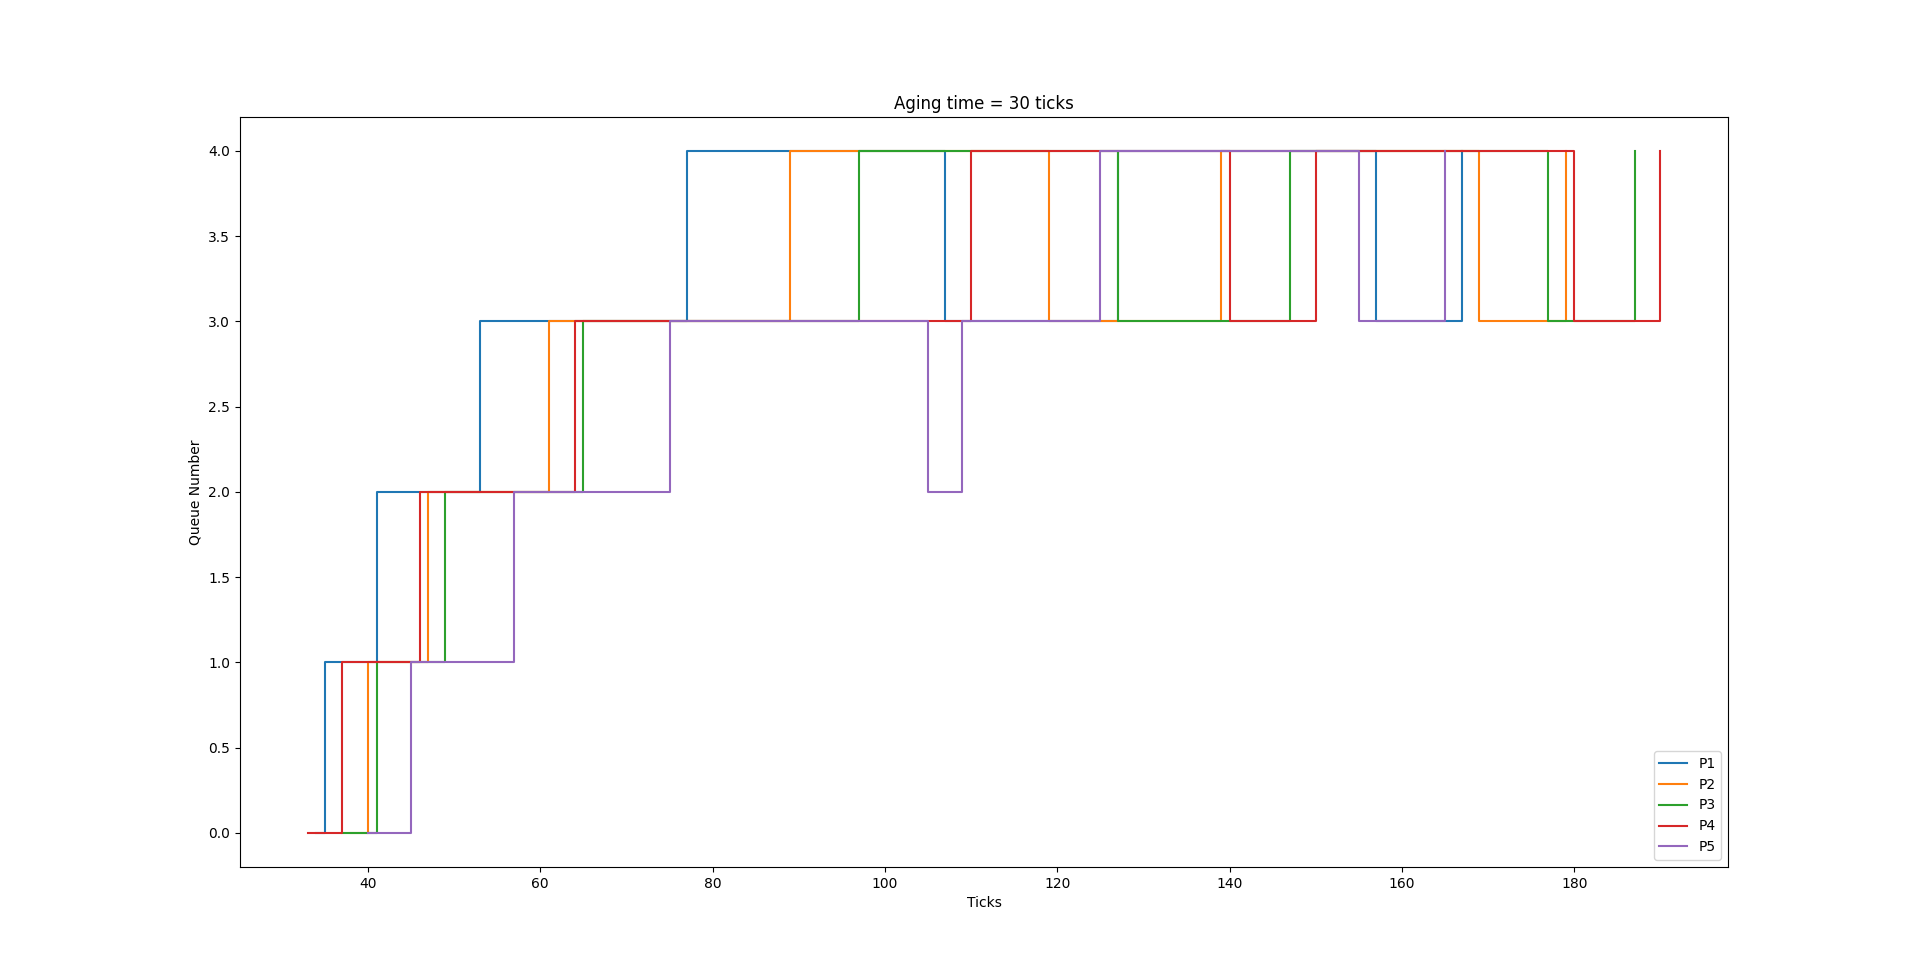

Generate this figure with Python:
import matplotlib.pyplot as plt
import numpy as np
  
# define data values

x1 = [34, 35, 41, 53, 77, 107, 127, 157, 167]
y1 = [0,   1,  2,  3,  4,   3,   4,   3,   4] 

x2 = [38, 40, 47, 61, 89, 119, 139, 169, 179]
y2 = [0,   1,  2,  3,  4,   3,   4,   3,   4] 

x3 = [37, 41, 49, 65, 97, 127, 147, 177, 187]
y3 = [0,   1,  2,  3,  4,   3,   4,   3,   4]  

x4 = [33, 37, 46, 64, 110, 140, 150, 180, 190]
y4 = [0,   1,  2,  3,   4,   3,   4,   3,   4] 

x5 = [40, 45, 57, 75, 105, 109, 125, 155, 165]
y5 = [0,   1,  2,  3,   2,   3,   4,   3,   4] 

plt.step(x1, y1, where='post', label='P1')
plt.step(x2, y2, where='post', label='P2')
plt.step(x3, y3, where='post', label='P3')
plt.step(x4, y4, where='post', label='P4')
plt.step(x5, y5, where='post', label='P5')
plt.legend(loc="lower right")

plt.title("Aging time = 30 ticks")
plt.xlabel("Ticks",fontsize=10)
plt.ylabel("Queue Number",fontsize=10)

plt.show()  # display
